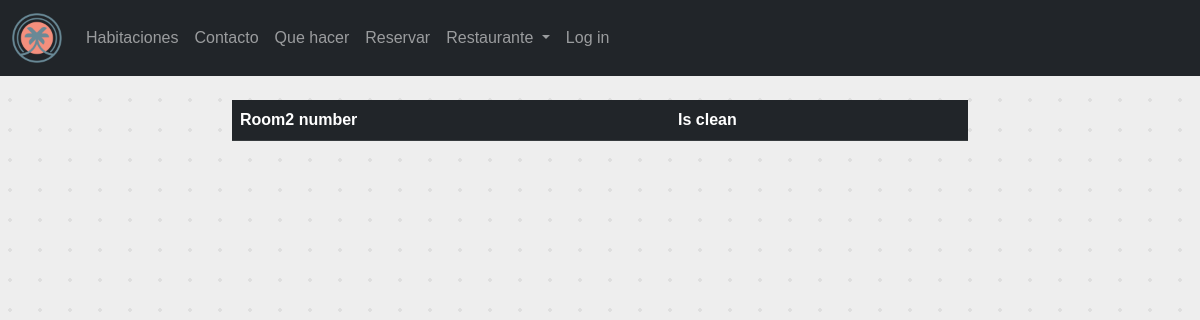
The page /cleaner/ on the database as committed earlier.
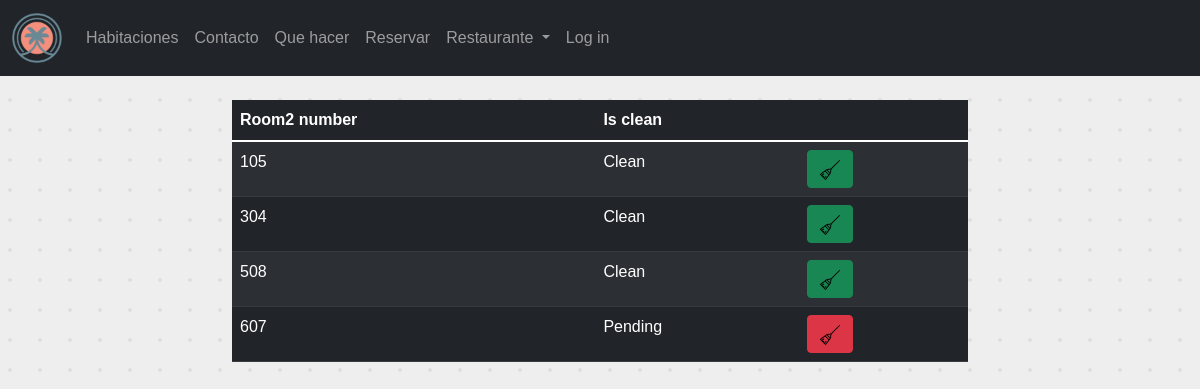
The same page on the database as committed later.
### Reception/models.py (models this page shows, shortened)
class Room(models.Model):
    room_type = models.ForeignKey(RoomType, on_delete=models.CASCADE, null=True)
    room_number = models.CharField(max_length=50)
    is_clean = models.BooleanField(default=False)

### Cleaning/views.py (the view)
# urls.py: path('cleaner/', cleaner_page, name='cleaner_page'),
def cleaner_page(request):
    rooms = Room.objects.all()
    return render(request, 'cleaner/cleaner_page.html', {'rooms': rooms})

### templates/cleaner/cleaner_page.html (shortened to what this page needs)
{% extends "base.html" %}
{% load static %}
{% block content %}
<div class="container">
    <div class="row justify-content-center mt-4">
        <div class="col-md-8">
            <table class="table table-striped table-dark">
                <thead class="thead-dark">
                <tr>
                    <th scope="col">Room2 number</th>
                    <th scope="col">Is clean</th>
                    <th scope="col"></th>
                </tr>
                </thead>
                <tbody>
                {% for room in rooms %}
                <tr>
                    <td>{{ room.room_number }}</td>
                    <td>
                        {% if room.is_clean %}
                        Clean
                        {% else %}
                        Pending
                        {% endif %}
                    </td>
                    <td>
                        <div class="float-right">
                            <button type="button"
                                    class="btn {% if room.is_clean %}btn-success{% else %}btn-danger{% endif %}"
                                    data-bs-toggle="modal"
                                    data-bs-target="#Pop-up-{{ room.room_number }}">
                                <img src="{% static 'img/broom.svg' %}" alt="Your Image"
                                     style="width: 20px; height: 20px;">
                            </button>
                        </div>
                    </td>
                </tr>
                {% endfor %}
                </tbody>
            </table>
        </div>
    </div>
</div>
{% endblock %}

Rows that differ between the two databases and show on the page:
added Room: room_number "105", is_clean "Clean"
added Room: room_number "304", is_clean "Clean"
added Room: room_number "508", is_clean "Clean"
added Room: room_number "607", is_clean "Pending"
